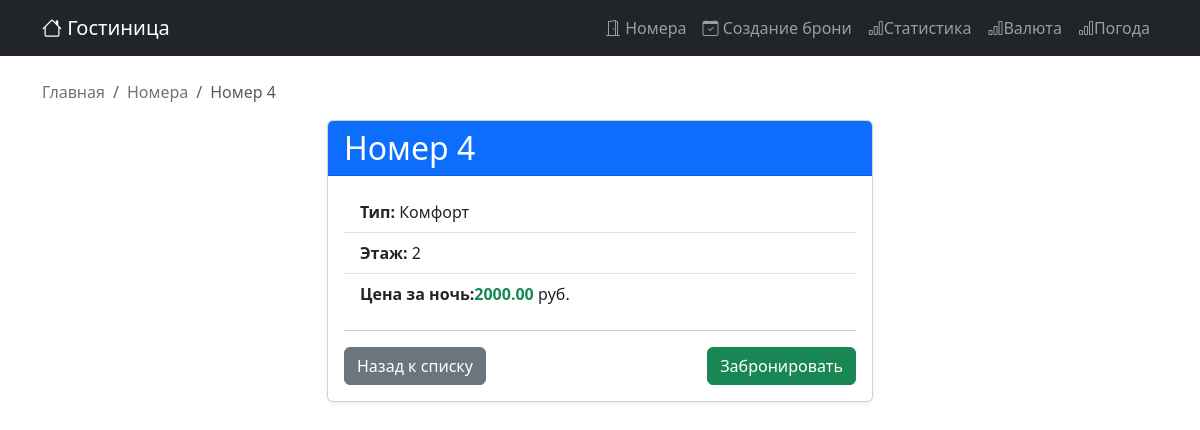
The app's page /rooms/4/ with its own data.
### hotel_def/models.py (models this page shows, shortened)
class Room(models.Model):
    number = models.CharField('Номер комнаты', max_length=10, unique=True)
    room_type = models.CharField('Тип номера', max_length=50, default='Стандарт')
    price_per_night = models.DecimalField('Цена за ночь', max_digits=10, decimal_places=2)
    floor = models.PositiveIntegerField('Этаж')
    class Meta:
        verbose_name = 'Номер'
        verbose_name_plural = 'Номера'

### hotel_def/views.py (the view)
# urls.py: path('rooms/<int:pk>/', views.RoomDetailView.as_view(), name='room_detail'),
class RoomDetailView(DetailView):
    model = Room
    template_name = 'room_detail.html'
    context_object_name = 'room'

### hotel_def/templates/room_detail.html (shortened to what this page needs)
{% extends 'base.html' %}
{% block content %}
    <nav aria-label="breadcrumb">
        <ol class="breadcrumb">
            <li class="breadcrumb-item"><a href="{% url 'core:home'%}">Главная</a></li>
            <li class="breadcrumb-item"><a href="{% url 'hotel:room_list' %}">Номера</a></li>
            <li class="breadcrumb-item active">Номер {{ room.number}} </li>
        </ol>
    </nav>
    <div class="row justify-content-center">
        <div class="col-md-6">
                <div class="card shadow-sm">
                        <div class="card-header bg-primary text-white">
                            <h2 class="mb-0">Номер {{ room.number }}</h2>
                        </div>
                        <div class="card-body">
                            <ul class="list-group list-group-flush mb-3">
                                <li class="list-group-item">
                                    <strong>Тип:</strong> {{ room.room_type }}
                                </li>
                                <li class="list-group-item">
                                    <strong>Этаж:</strong> {{ room.floor }}
                                </li>
                                <li class="list-group-item">
                                    <strong>Цена за ночь:</strong><span class="fw-bold text-success">{{room.price_per_night }}</span> руб.
                                </li>
                            </ul>
                            <hr>
                            <div class="d-flex justify-content-between">
                                <a href="{% url 'hotel:room_list'%}" class="btn btn-secondary">Назад к списку</a>
                                <a href="{% url 'hotel:booking_create' %}" class="btn btn-success">Забронировать</a>
                            </div>
                        </div>
                </div>
        </div>
    </div>
{% endblock %}

### core/templates/base.html (style rules this page uses)
.breadcrumb-item a { color:#6c757d; text-decoration: none; }

### records on screen
Room: number "4", room_type "Комфорт", floor "2", price_per_night "2000.00"
